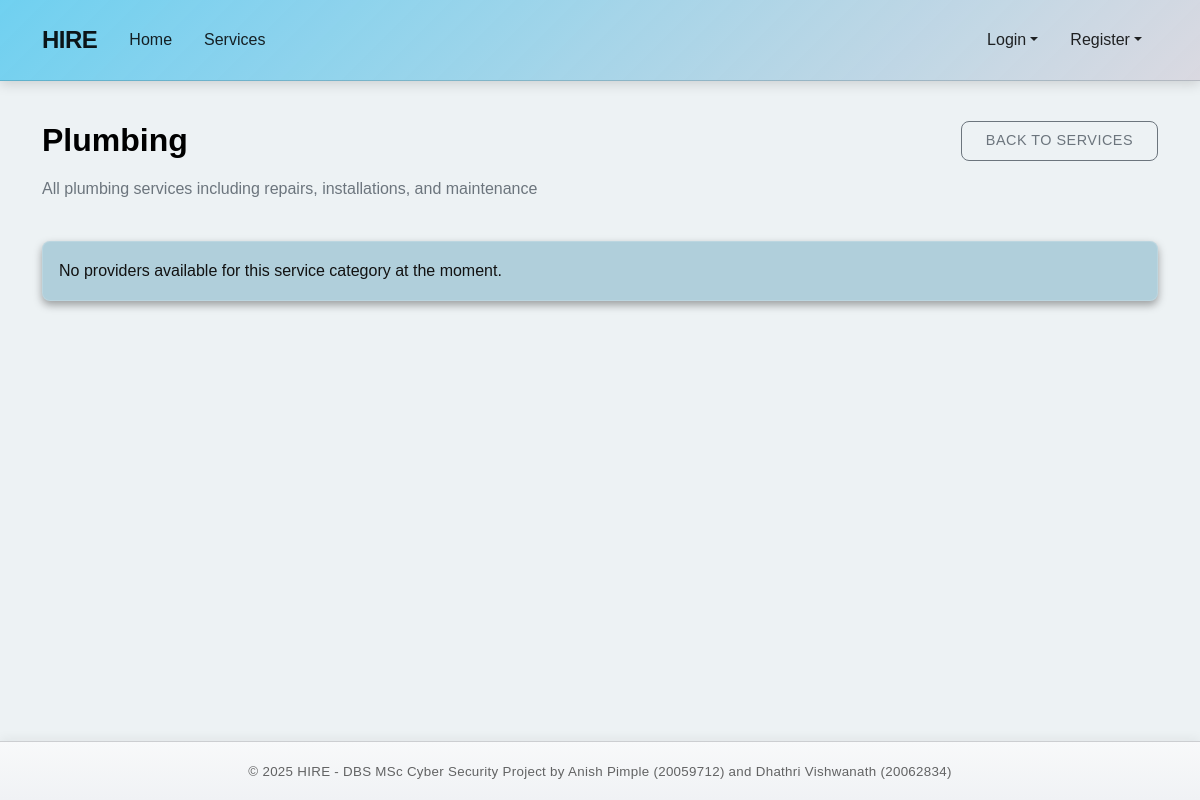
The app's page /services/1, older data.
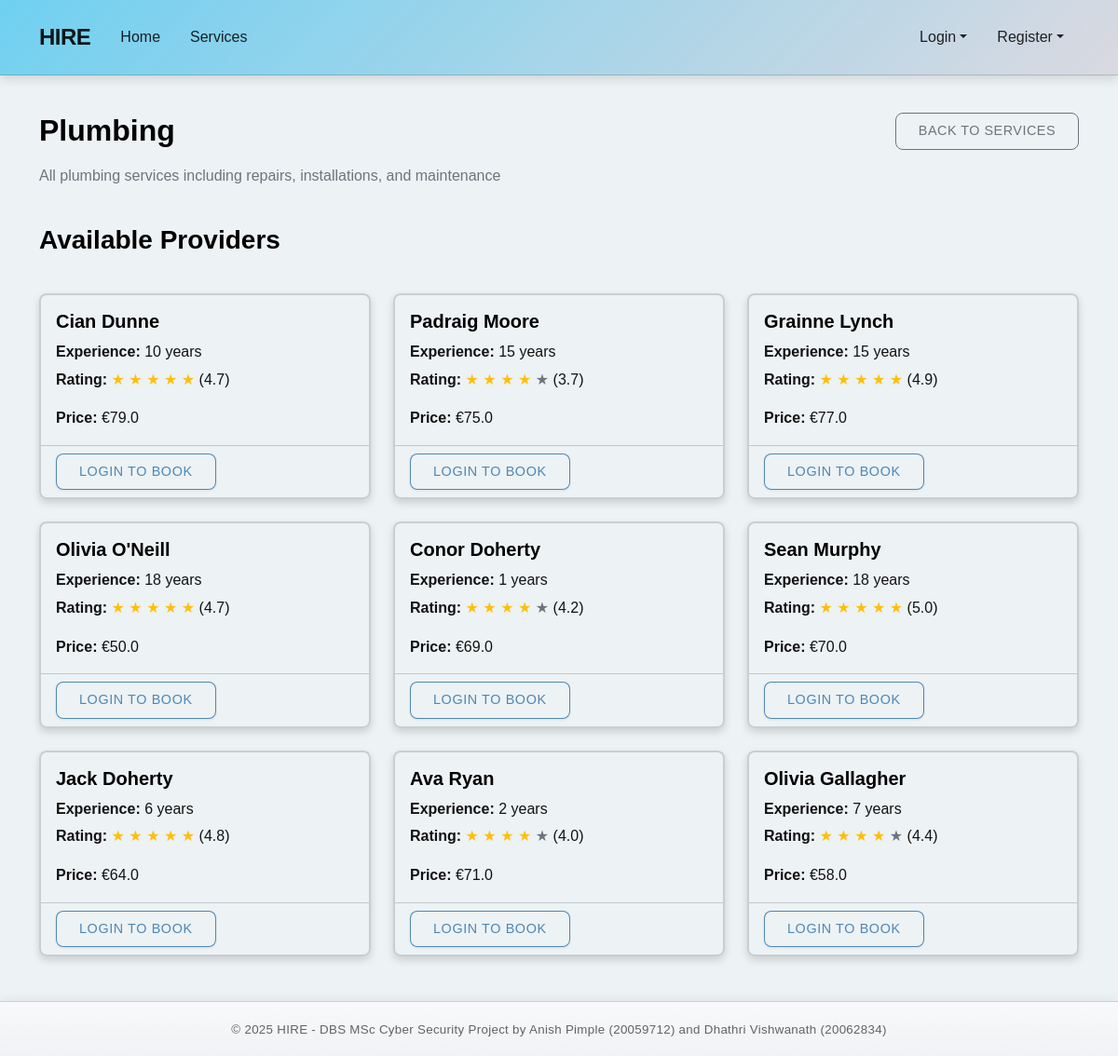
The same page, newer data.
### models.py (models this page shows, shortened)
class Provider(db.Model):
    __tablename__ = 'providers'
    id = db.Column(db.Integer, primary_key=True)
    email = db.Column(db.String(100), unique=True, nullable=False)
    phone = db.Column(db.String(15), unique=True, nullable=False)
    password_hash = db.Column(db.String(128), nullable=False)
    first_name = db.Column(db.String(50), nullable=False)
    last_name = db.Column(db.String(50), nullable=False)
    verification_document = db.Column(db.String(255), nullable=False)
    experience_years = db.Column(db.Integer, default=0)
    is_available = db.Column(db.Boolean, default=True)
    avg_rating = db.Column(db.Float, nullable=True)
    is_verified = db.Column(db.Boolean, default=False)
    created_at = db.Column(db.DateTime, default=datetime.utcnow)
    addresses = db.relationship('Address', backref='provider', lazy=True,
                              foreign_keys='Address.provider_id')
    services = db.relationship('ProviderCategory', backref='provider', lazy=True)
    bookings = db.relationship('Booking', backref='provider', lazy=True)
    def get_full_name(self):
        return f"{self.first_name} {self.last_name}"

class ProviderCategory(db.Model):
    __tablename__ = 'provider_categories'
    id = db.Column(db.Integer, primary_key=True)
    provider_id = db.Column(db.Integer, db.ForeignKey('providers.id'), nullable=False)
    category_id = db.Column(db.Integer, db.ForeignKey('service_categories.id'), nullable=False)
    price_rate = db.Column(db.Float, nullable=False)
    category = db.relationship('ServiceCategory', backref='provider_categories')
    __table_args__ = (
        db.UniqueConstraint('provider_id', 'category_id', name='uq_provider_category'),
    )

### routes.py (the view)
@service_bp.route('/<int:category_id>')
def service_detail(category_id):
    category = ServiceCategory.query.get_or_404(category_id)
    provider_categories = ProviderCategory.query.filter_by(category_id=category_id).all()
    providers = [pc.provider for pc in provider_categories if pc.provider.is_verified and pc.provider.is_available]
    return render_template('services/detail.html', category=category, providers=providers, user=get_current_user())

### app.py (called while the page is built)
@app.context_processor
def inject_env_variables():
    return dict(
        GOOGLE_MAPS_API_KEY=os.getenv('GOOGLE_MAPS_API_KEY')
    )

@app.context_processor
def utility_processor():
    def format_datetime(value, format='%d %b, %Y %H:%M'):
        """Format a datetime object to string"""
        if value is None:
            return ""
        return value.strftime(format)
    def format_currency(value):
        """Format a number as currency"""
        if value is None:
            return "€0.00"
        return f"${value:.2f}"
    return dict(
        format_datetime=format_datetime,
        format_currency=format_currency
    )

### routes.py (called while the page is built)
def get_current_user():
    user_id = session.get('user_id')
    user_type = session.get('user_type')
    if not user_id or not user_type:
        return None
    if user_type == 'customer':
        return Customer.query.get(user_id)
    elif user_type == 'provider':
        return Provider.query.get(user_id)
    return None

### templates/services/detail.html (shortened to what this page needs)
{% extends "base.html" %}
{% block content %}
<div class="row mb-4">
    <div class="col-md-8">
        <h2>{{ category.name }}</h2>
        <p class="text-muted">{{ category.description }}</p>
    </div>
    <div class="col-md-4 text-end">
        <a href="{{ url_for('service.service_list') }}" class="btn btn-outline-secondary">Back to Services</a>
    </div>
</div>
{% if providers %}
    <div class="row mb-4">
        <div class="col-12">
            <h3>Available Providers</h3>
        </div>
    </div>
    <div class="row row-cols-1 row-cols-md-3 g-4">
        {% for provider in providers %}
            <div class="col">
                <div class="card h-100">
                    <div class="card-body">
                        <h5 class="card-title">{{ provider.get_full_name() }}</h5>
                        <p class="card-text mb-1">
                            <strong>Experience:</strong> {{ provider.experience_years }} years
                        </p>
                        <p class="card-text mb-3">
                            <strong>Rating:</strong>
                            {% if provider.avg_rating %}
                                {% for i in range(5) %}
                                    {% if i < provider.avg_rating|int %}
                                        <span class="text-warning">★</span>
                                    {% elif i < provider.avg_rating|round(0, 'ceil')|int and (provider.avg_rating % 1) >= 0.5 %}
                                        <span class="text-warning">★</span>
                                    {% else %}
                                        <span class="text-secondary">★</span>
                                    {% endif %}
                                {% endfor %}
                                ({{ provider.avg_rating|round(1) }})
                            {% else %}
                                No ratings yet
                            {% endif %}
                        </p>
                        {% set provider_service = provider.services|selectattr('category_id', 'equalto', category.id)|first %}
                        {% if provider_service %}
                            <p class="card-text">
                                <strong>Price:</strong> €{{ provider_service.price_rate }}
                            </p>
                        {% endif %}
                    </div>
                    <div class="card-footer bg-transparent">
                        {% if user and session.get('user_type') == 'customer' %}
                            <a href="{{ url_for('booking.create_booking', provider_id=provider.id) }}?category_id={{ category.id }}" class="btn btn-primary">Book Now</a>
                        {% else %}
                            <a href="{{ url_for('customer.login') }}" class="btn btn-outline-primary">Login to Book</a>
                        {% endif %}
                    </div>
                </div>
            </div>
        {% endfor %}
    </div>
{% else %}
    <div class="alert alert-info">
        <p class="mb-0">No providers available for this service category at the moment.</p>
    </div>
{% endif %}
{% endblock %}

Row changes from the older to the newer data that the page shows:
added Provider: get_full_name "Cian Dunne", experience_years "10", avg_rating "4.7"
added ProviderCategory: price_rate "79.0"
added Provider: get_full_name "Padraig Moore", experience_years "15", avg_rating "3.7"
added ProviderCategory: price_rate "75.0"
added Provider: get_full_name "Grainne Lynch", experience_years "15", avg_rating "4.9"
added ProviderCategory: price_rate "77.0"
added Provider: get_full_name "Olivia O'Neill", experience_years "18", avg_rating "4.7"
added ProviderCategory: price_rate "50.0"
added Provider: get_full_name "Conor Doherty", experience_years "1", avg_rating "4.2"
added ProviderCategory: price_rate "69.0"
added Provider: get_full_name "Sean Murphy", experience_years "18", avg_rating "5.0"
added ProviderCategory: price_rate "70.0"
added Provider: get_full_name "Jack Doherty", experience_years "6", avg_rating "4.8"
added ProviderCategory: price_rate "64.0"
added Provider: get_full_name "Ava Ryan", experience_years "2", avg_rating "4.0"
added ProviderCategory: price_rate "71.0"
added Provider: get_full_name "Olivia Gallagher", experience_years "7", avg_rating "4.4"
added ProviderCategory: price_rate "58.0"
Text that changed along with them:
text no longer shown: "No providers available for this service category at the moment."
text now shown: "Available Providers"
